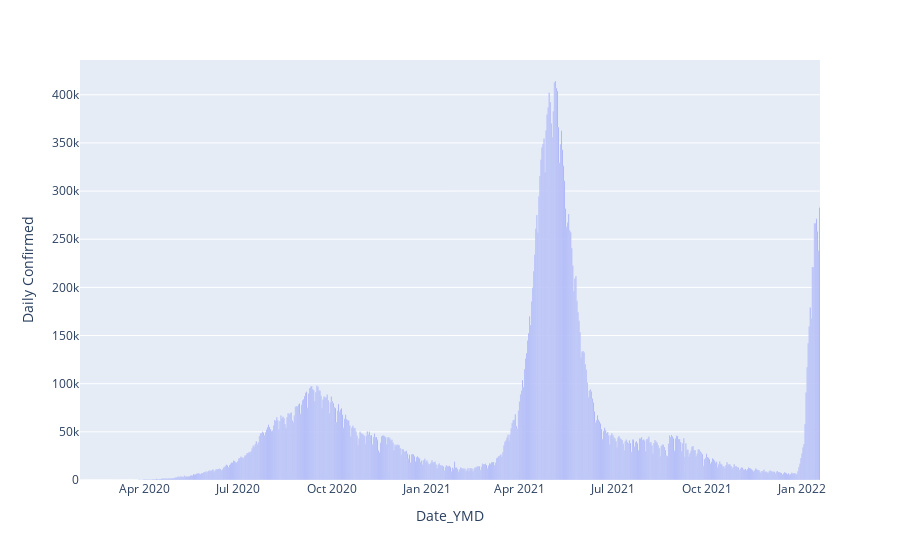

The code cell stored with this chart in its notebook:
### Markdown cell above
have a look at trend of daily confirmed cases

### Code cell
import plotly.express as px
fig = px.bar(df1, x= "Date_YMD", y="Daily Confirmed")
fig.show()

### Figure 1 — Plotly figure (JSON) as saved in the notebook; plotly's stock layout.template omitted (floating-point values rounded to 4 significant figures; data arrays with more than 128 entries replaced by an {"elided": "..."} marker saying what was removed)
{"data": [{"alignmentgroup": "True", "hovertemplate": "Date_YMD=%{x}<br>Daily Confirmed=%{y}<extra></extra>", "legendgroup": "", "marker": {"color": "#636efa", "pattern": {"shape": ""}}, "name": "", "offsetgroup": "", "orientation": "v", "showlegend": false, "textposition": "auto", "type": "bar", "x": {"elided": "720 str values"}, "xaxis": "x", "y": {"elided": "720 int values"}, "yaxis": "y"}], "layout": {"barmode": "relative", "legend": {"tracegroupgap": 0}, "margin": {"t": 60}, "xaxis": {"anchor": "y", "domain": [0, 1], "title": {"text": "Date_YMD"}}, "yaxis": {"anchor": "x", "domain": [0, 1], "title": {"text": "Daily Confirmed"}}}}
